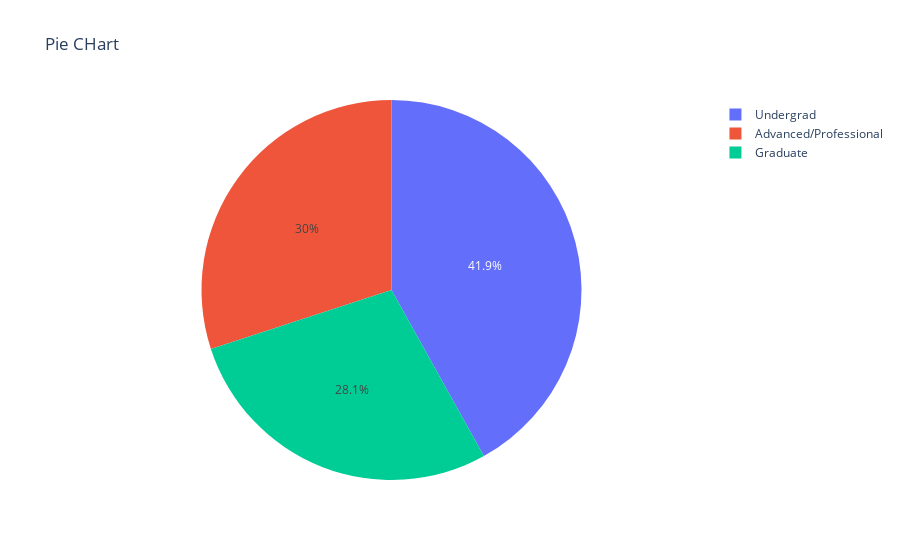

Notebook code for this chart:
### Code cell
fig=px.pie(data,values=EDU_dis, names=EDU_dis.index,title='Pie CHart')
fig.show()

### Figure 1 — Plotly figure (JSON) as saved in the notebook; plotly's stock layout.template omitted (floating-point values rounded to 4 significant figures)
{"data": [{"domain": {"x": [0, 1], "y": [0, 1]}, "hovertemplate": "label=%{label}<br>value=%{value}<extra></extra>", "labels": ["Advanced/Professional", "Graduate", "Undergrad"], "legendgroup": "", "name": "", "showlegend": true, "type": "pie", "values": [1501, 1403, 2096]}], "layout": {"legend": {"tracegroupgap": 0}, "title": {"text": "Pie CHart"}}}
